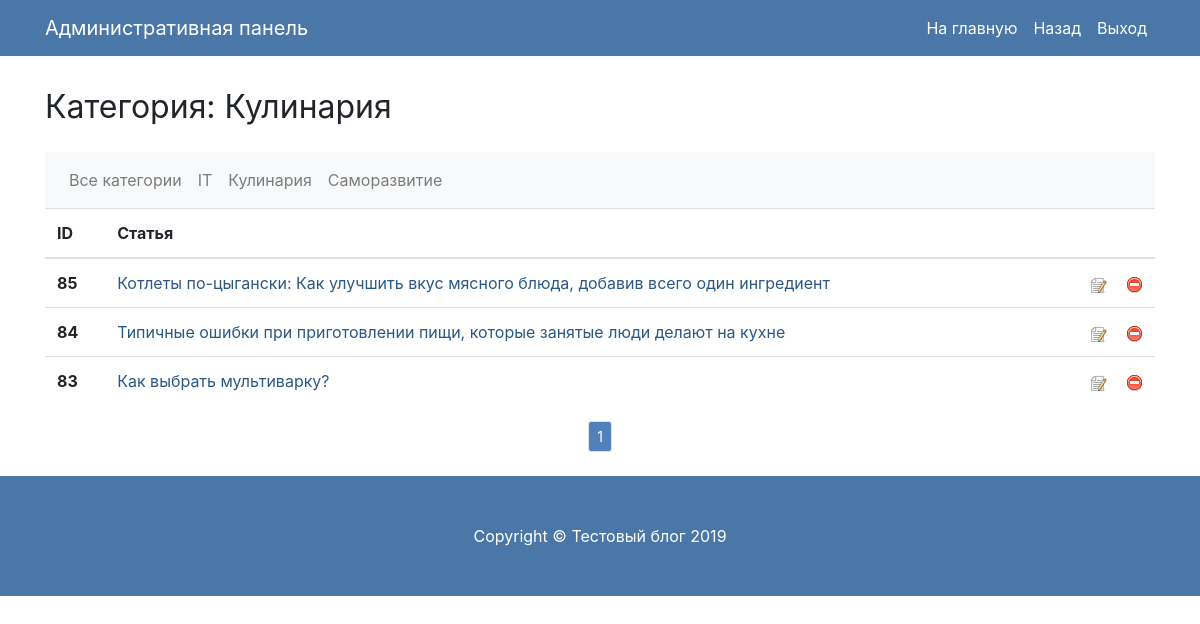
/app/admin/category.php?id=2 (signed in), run on the app's committed database.
### tables this page shows
CREATE TABLE `category` (
  `id` int(11) NOT NULL,
  `title` varchar(100) NOT NULL
);

CREATE TABLE `posts` (
  `id` int(11) NOT NULL,
  `title` varchar(255) NOT NULL,
  `text` text NOT NULL,
  `datetime` datetime NOT NULL DEFAULT current_timestamp(),
  `image` varchar(300) NOT NULL,
  `category_id` int(11) NOT NULL DEFAULT 0
);

### function/function.php (called while the page is built, shortened)
<?php
require_once __DIR__ . '/../database/connect.php';
function get_category($connect){
	$sql = "SELECT * FROM category";
	$result = mysqli_query($connect, $sql);
	$categories = mysqli_fetch_all($result, MYSQLI_ASSOC);
	return $categories;
}
function get_category_title($category_id){
	global $connect;
	$category_id = mysqli_real_escape_string($connect, $category_id);
	$sql = 'SELECT title FROM category WHERE id = "'.$category_id.'"';
	$result = mysqli_query($connect, $sql);
	$category = mysqli_fetch_assoc($result);
	return $category['title'];
}
?>

### ads/admin/ads_category.php (called while the page is built, shortened)
<?php
$categories = get_category($connect);
$category_id = (int)$_GET['id'];
if(isset($_GET['page'])){
	$page = (int)$_GET['page'];
} else {
	$page = 1;
}
	$notesOnPage = 3;
	$from = ($page - 1) * $notesOnPage;
	$category_id = mysqli_real_escape_string($connect, $category_id);
	$sql = "SELECT * FROM posts WHERE category_id = ".$category_id." ORDER BY id DESC LIMIT $from, $notesOnPage";
	$result = mysqli_query($connect, $sql);
	$posts = mysqli_fetch_all($result, MYSQLI_ASSOC);
	$sql = "SELECT COUNT(*) as count FROM posts WHERE category_id = ".$category_id;
	$result = mysqli_query($connect, $sql);
	$count = mysqli_fetch_assoc($result)['count'];
	$pagesCount = ceil($count / $notesOnPage);
	?>

### app/admin/category.php (the view, shortened to what this page needs)
<?php
require_once '../../database/connect.php';
require_once '../../function/function.php';
require_once '../../ads/admin/ads_category.php';
?>
<!DOCTYPE html>
<html lang="en">
<head>
	<link href="../../css/animate.css" rel="stylesheet">
	<link href="../../vendor/bootstrap/css/bootstrap.min.css" rel="stylesheet">
	<link href="../../css/blog-home.css" rel="stylesheet">
</head>
<body>
	<nav class="navbar navbar-expand-lg navbar-dark bg-dark fixed-top">
		<div class="container">
			<a class="navbar-brand" href="#">Административная панель</a>
			<div class="collapse navbar-collapse" id="navbarResponsive">
				<ul class="navbar-nav ml-auto">
					<li class="nav-item">
						<a class="nav-link" href="/">На главную</a>
					</li>
					<li class="nav-item">
						<a class="nav-link" href="admin.php">Назад</a>
					</li>
					<li class="nav-item">
						<a class="nav-link" href="?do=logout">Выход</a>
					</li>
				</ul>
			</div>
		</div>
	</nav>
	<div class="container">
		<div class="row">
			<div class="col-md-12 animated delay-1s fadeIn">
				<h1 class="my-4">
					<small>Категория: <?=get_category_title($_GET['id'])?></small>
				</h1>
				<nav class="navbar navbar-expand-lg navbar-light bg-light">
					<div class="collapse navbar-collapse" id="navbarNavAltMarkup">
						<div class="navbar-nav">
							<a class="nav-item nav-link" href="admin.php">Все категории</a>
							<?php foreach($categories as $category){ ?>
								<a class="nav-item nav-link" href="category.php?id=<?=$category["id"]?>"><?=$category["title"]?></a>
							<?php } ?>
						</div>
					</div>
				</nav>
				<table class="table">
					<thead>
						<tr>
							<th scope="col">ID</th>
							<th scope="col">Статья</th>
						</tr>
					</thead>
					<tbody>
						<?php foreach($posts as $post) { ?>
							<tr>
								<th scope="row"><?php echo $post['id']; ?></th>
								<td>
									<a href="../../post.php?post_id=<?=$post['id']?>">
										<?php echo $post['title']; ?>
									</a>
									<a href="?delete=<?=$post['id']?>" style="float: right;margin-left: 20px;"><img src="../../images/delete.png" title="Удалить запись"></a>
									<a href="edit.php?post_id=<?=$post['id']?>" style="float: right;" target="_blank"><img src="../../images/edit.png" title="Редактировать запись"></a>
								</td>
							</tr>
						<?php } ?>
					</tbody>
				</table>
				<nav aria-label="Page navigation example">
					<ul class="pagination pagination-sm justify-content-center mb-4">
						<?php for ($i = 1;$i <= $pagesCount; $i++){ ?>
							<?php if($page == $i) { ?>
								<li class="page-item active"><a class="page-link" href="category.php?id=<?=$category_id?>&page=<?php echo $i ?>"><?php echo $i ?></a></li>
							<?php } else { ?>
								<li class="page-item"><a class="page-link" href="category.php?id=<?=$category_id?>&page=<?php echo $i ?>"><?php echo $i ?></a></li>
							<?php } ?>
						<?php } ?>
					</ul>
				</nav>
			</div>
		</div>
	</div>
	<footer class="py-5 bg-dark">
		<div class="container">
			<p class="m-0 text-center text-white">Copyright &copy; Тестовый блог 2019</p>
		</div>
	</footer>
</body>
</html>

### css/blog-home.css (style rules this page uses)
body { padding-top: 56px; }

### data on the page
category: title "Кулинария"
category: title "IT"
category: title "Саморазвитие"
posts: id "85", title "Котлеты по-цыгански: Как улучшить вкус мясного блюда, добавив всего один ингредиент"
posts: id "84", title "Типичные ошибки при приготовлении пищи, которые занятые люди делают на кухне"
posts: id "83", title "Как выбрать мультиварку?"
